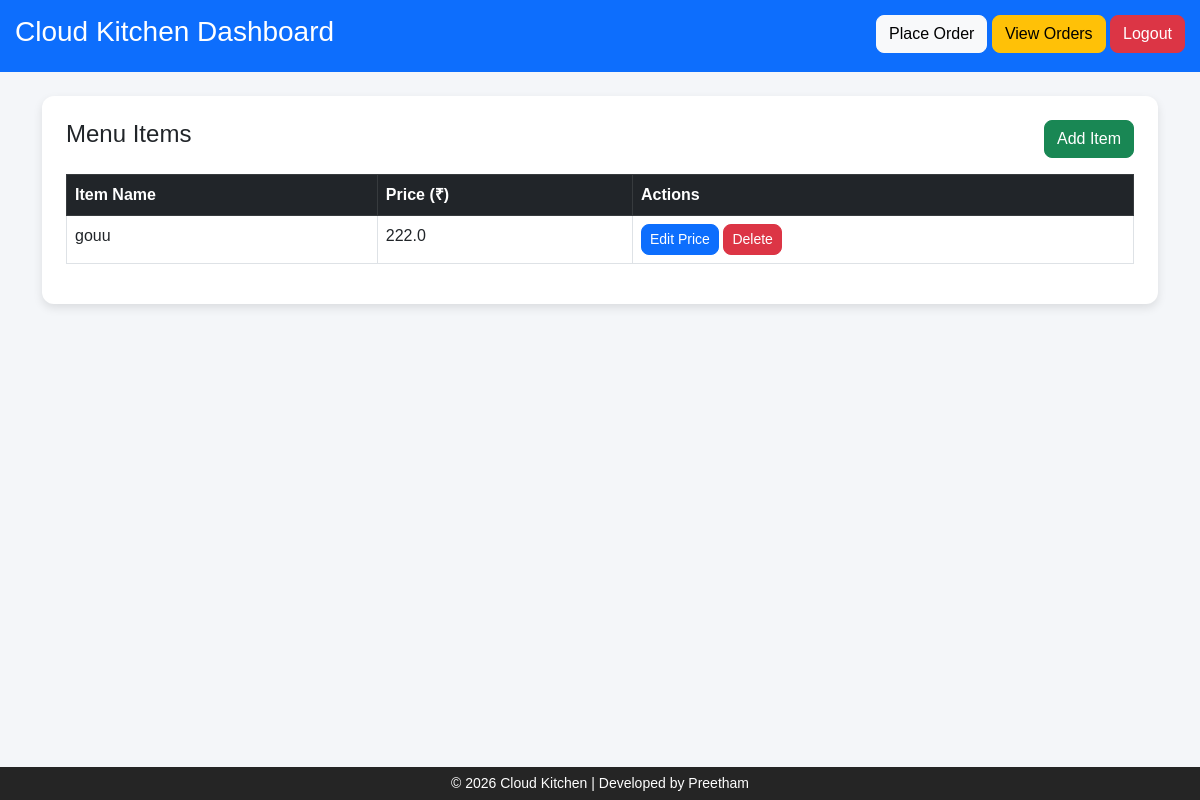
Page / (signed in) on the earlier database version.
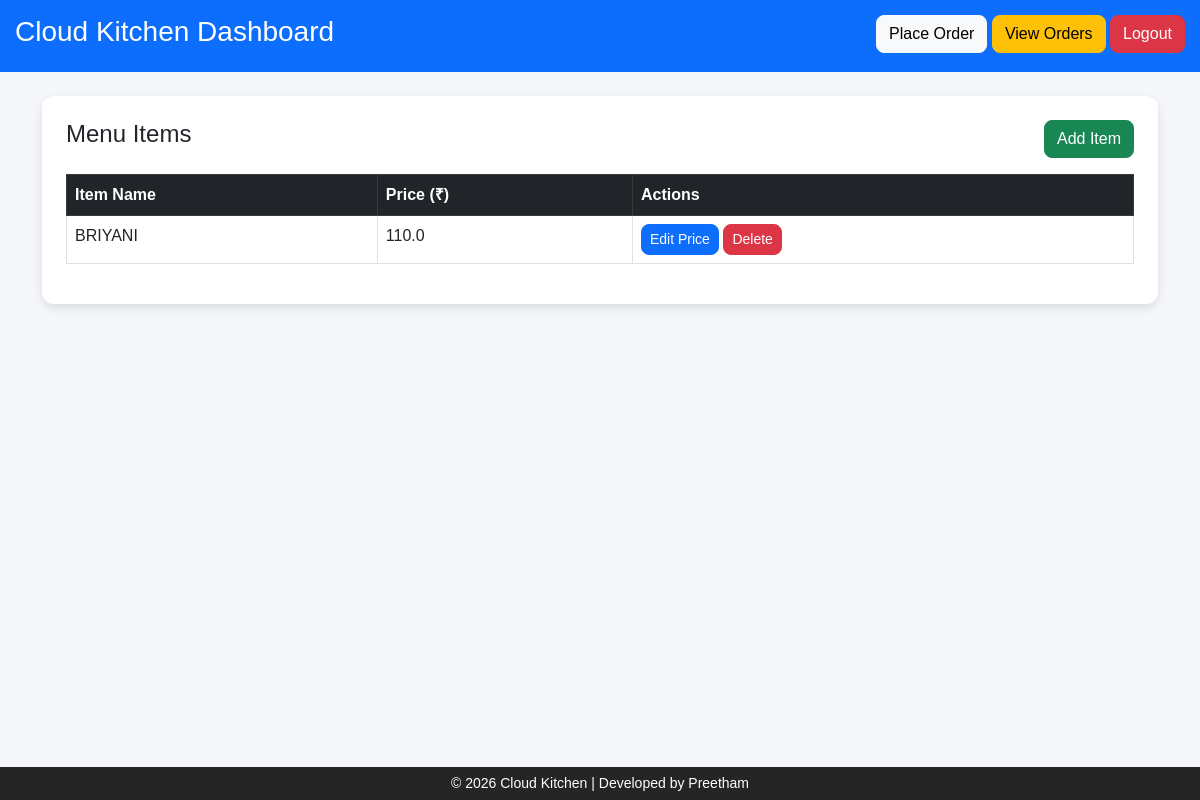
Same page on the later database version.
### tables this page shows
CREATE TABLE items(
        id INTEGER PRIMARY KEY AUTOINCREMENT,
        name TEXT,
        price REAL
    );

### app.py (the view)
@app.route("/")
def index():
    if not session.get("admin"):
        return redirect("/login")
    conn = sqlite3.connect(DB_PATH)
    cursor = conn.cursor()
    cursor.execute("SELECT * FROM items")
    items = cursor.fetchall()
    conn.close()
    now = datetime.now()
    current_date = now.strftime("%d %B %Y")
    current_time = now.strftime("%I:%M %p")
    return render_template(
        "index.html",
        items=items,
        current_date=current_date,
        current_time=current_time
    )

### templates/index.html (shortened to what this page needs)
<!DOCTYPE html>
<html>
<head>
<link href="https://cdn.jsdelivr.net/npm/bootstrap@5.3.0/dist/css/bootstrap.min.css" rel="stylesheet">
</head>
<body>
<div class="header d-flex justify-content-between">
<h3>Cloud Kitchen Dashboard</h3>
<div>
<a href="/order" class="btn btn-light">Place Order</a>
<a href="/orders" class="btn btn-warning">View Orders</a>
<a href="/logout" class="btn btn-danger">Logout</a>
</div>
</div>
<div class="container mt-4">
<div class="card p-4">
<div class="d-flex justify-content-between mb-3">
<h4>Menu Items</h4>
<a href="/add" class="btn btn-success">Add Item</a>
</div>
<table class="table table-bordered table-hover">
<thead class="table-dark">
<tr>
<th>Item Name</th>
<th>Price (₹)</th>
<th>Actions</th>
</tr>
</thead>
<tbody>
{% for item in items %}
<tr>
<td>{{ item[1] }}</td>
<td>{{ item[2] }}</td>
<td>
<a href="/edit_price/{{ item[0] }}" class="btn btn-sm btn-primary">Edit Price</a>
<a href="/delete/{{ item[0] }}" class="btn btn-sm btn-danger">Delete</a>
</td>
</tr>
{% endfor %}
</tbody>
</table>
</div>
</div>
<footer>
© 2026 Cloud Kitchen | Developed by Preetham
</footer>
</body>
</html>

### templates/index.html (style rules this page uses)
body { background:#f4f6f9; font-family: Arial; margin-bottom:60px; }
.header { background:#0d6efd; color:white; padding:15px; }
.card { border:none; border-radius:12px; box-shadow:0 4px 10px rgba(0,0,0,0.1); }
.btn { border-radius:8px; }
footer { position:fixed; bottom:0; width:100%; background:black; color:white; text-align:center; padding:6px; font-size:14px; opacity:0.85; }

Differences in the rows shown:
changed items: name "gouu" → "BRIYANI"; price "222.0" → "110.0"
